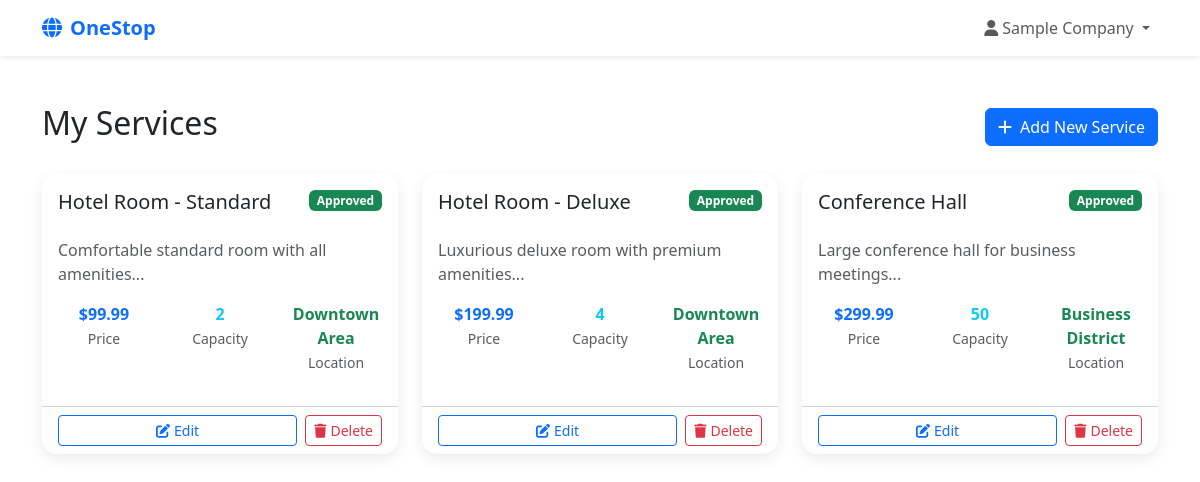
Screenshot of /company/services.php (signed in) with the database file from the repository.
### tables this page shows
CREATE TABLE users(
    id INT AUTO_INCREMENT PRIMARY KEY,
    name VARCHAR(150) NOT NULL,
    email VARCHAR(150) UNIQUE NOT NULL,
    password VARCHAR(255) NOT NULL,
    role ENUM('user','company','admin') NOT NULL DEFAULT 'user',
    status TINYINT DEFAULT 0,
    created_at TIMESTAMP DEFAULT CURRENT_TIMESTAMP,
    updated_at TIMESTAMP DEFAULT CURRENT_TIMESTAMP ON UPDATE CURRENT_TIMESTAMP
);

CREATE TABLE services(
    id INT AUTO_INCREMENT PRIMARY KEY,
    company_id INT NOT NULL,
    title VARCHAR(200) NOT NULL,
    description TEXT,
    price DECIMAL(10,2) NOT NULL,
    capacity INT DEFAULT 1,
    available_from DATE,
    available_to DATE,
    location VARCHAR(200),
    image_url VARCHAR(500),
    approved TINYINT DEFAULT 0,
    created_at TIMESTAMP DEFAULT CURRENT_TIMESTAMP,
    updated_at TIMESTAMP DEFAULT CURRENT_TIMESTAMP ON UPDATE CURRENT_TIMESTAMP,
    FOREIGN KEY(company_id) REFERENCES companies(id) ON DELETE CASCADE
);

### includes/session.php (called while the page is built, shortened)
<?php
function isLoggedIn() {
    return isset($_SESSION['user_id']) && isset($_SESSION['role']);
}
function getCurrentUser() {
    global $conn;
    $user = fetchRow($conn, "SELECT * FROM users WHERE id = ?", [$_SESSION['user_id']]);
    return $user;
}
?>

### includes/db.php (called while the page is built, shortened)
<?php
function executeQuery($conn, $sql, $params = []) {
    $stmt = $conn->prepare($sql);
    if (!empty($params)) {
        $types = str_repeat('s', count($params));
        $stmt->bind_param($types, ...$params);
    }
    $result = $stmt->execute();
    return $stmt;
}
function fetchRow($conn, $sql, $params = []) {
    $stmt = executeQuery($conn, $sql, $params);
    $result = $stmt->get_result();
    $row = $result->fetch_assoc();
    return $row;
}
function fetchAll($conn, $sql, $params = []) {
    $stmt = executeQuery($conn, $sql, $params);
    $result = $stmt->get_result();
    $rows = [];
    while ($row = $result->fetch_assoc()) {
        $rows[] = $row;
    }
    return $rows;
}
?>

### company/services.php (the view, shortened to what this page needs)
<?php
require_once '../includes/db.php';
require_once '../includes/session.php';
require_once '../includes/logger.php';
$user = getCurrentUser();
$company = fetchRow($conn, "SELECT * FROM companies WHERE user_id = ?", [$_SESSION['user_id']]);
$services = fetchAll($conn,
    "SELECT * FROM services WHERE company_id = ? ORDER BY created_at DESC",
    [$company['id']]
);
?>
<!DOCTYPE html>
<html lang="en">
<head>
    <link href="https://cdn.jsdelivr.net/npm/bootstrap@5.3.1/dist/css/bootstrap.min.css" rel="stylesheet">
    <link href="https://cdnjs.cloudflare.com/ajax/libs/font-awesome/6.4.0/css/all.min.css" rel="stylesheet">
</head>
<body>
    <nav class="navbar navbar-expand-lg navbar-light bg-white shadow-sm">
        <div class="container">
            <a class="navbar-brand text-primary" href="dashboard.php">
                <i class="fas fa-globe me-2"></i>OneStop
            </a>
            <div class="collapse navbar-collapse" id="navbarNav">
                <ul class="navbar-nav">
                    <li class="nav-item dropdown">
                        <a class="nav-link dropdown-toggle" href="#" id="navbarDropdown" role="button" data-bs-toggle="dropdown">
                            <i class="fas fa-user me-1"></i><?php echo htmlspecialchars($user['name']); ?>
                        </a>
                    </li>
                </ul>
            </div>
        </div>
    </nav>
    <div class="container my-5">
        <div class="row mb-4">
            <div class="col-12">
                <div class="d-flex justify-content-between align-items-center">
                    <h2>My Services</h2>
                    <a href="services/add.php" class="btn btn-primary">
                        <i class="fas fa-plus me-2"></i>Add New Service
                    </a>
                </div>
            </div>
        </div>
        <div class="row">
            <?php if (empty($services)): ?>
                <div class="col-12 text-center py-5">
                    <i class="fas fa-list fa-3x text-muted mb-3"></i>
                    <h4 class="text-muted">No services yet</h4>
                    <p class="text-muted">Start by adding your first service</p>
                    <a href="services/add.php" class="btn btn-primary">Add Service</a>
                </div>
            <?php else: ?>
                <?php foreach ($services as $service): ?>
                    <div class="col-lg-4 col-md-6 mb-4">
                        <div class="card service-card h-100">
                            <div class="card-body">
                                <div class="d-flex justify-content-between align-items-start mb-3">
                                    <h5 class="card-title"><?php echo htmlspecialchars($service['title']); ?></h5>
                                    <span class="badge bg-<?php echo $service['approved'] ? 'success' : 'warning'; ?>">
                                        <?php echo $service['approved'] ? 'Approved' : 'Pending'; ?>
                                    </span>
                                </div>
                                <p class="card-text text-muted"><?php echo htmlspecialchars(substr($service['description'], 0, 100)); ?>...</p>
                                <div class="row text-center mb-3">
                                    <div class="col-4">
                                        <strong class="text-primary">$<?php echo number_format($service['price'], 2); ?></strong>
                                        <br><small class="text-muted">Price</small>
                                    </div>
                                    <div class="col-4">
                                        <strong class="text-info"><?php echo $service['capacity']; ?></strong>
                                        <br><small class="text-muted">Capacity</small>
                                    </div>
                                    <div class="col-4">
                                        <strong class="text-success"><?php echo $service['location']; ?></strong>
                                        <br><small class="text-muted">Location</small>
                                    </div>
                                </div>
                            </div>
                            <div class="card-footer bg-transparent">
                                <div class="d-flex gap-2">
                                    <a href="services/edit.php?id=<?php echo $service['id']; ?>" class="btn btn-sm btn-outline-primary flex-fill">
                                        <i class="fas fa-edit me-1"></i>Edit
                                    </a>
                                    <a href="services/delete.php?id=<?php echo $service['id']; ?>" class="btn btn-sm btn-outline-danger" onclick="return confirm('Are you sure?')">
                                        <i class="fas fa-trash me-1"></i>Delete
                                    </a>
                                </div>
                            </div>
                        </div>
                    </div>
                <?php endforeach; ?>
            <?php endif; ?>
        </div>
    </div>
</body>
</html>

### company/services.php (style rules this page uses)
.service-card { border: none; border-radius: 15px; box-shadow: 0 5px 15px rgba(0,0,0,0.08); transition: transform 0.3s ease; }
.navbar-brand { font-weight: bold; }

### rows the page displays
users: name "Sample Company"
services: title "Hotel Room - Standard", approved "Approved", description "Comfortable standard room with all amenities", price "99.99", capacity "2", location "Downtown Area"
services: title "Hotel Room - Deluxe", approved "Approved", description "Luxurious deluxe room with premium amenities", price "199.99", capacity "4", location "Downtown Area"
services: title "Conference Hall", approved "Approved", description "Large conference hall for business meetings", price "299.99", capacity "50", location "Business District"
